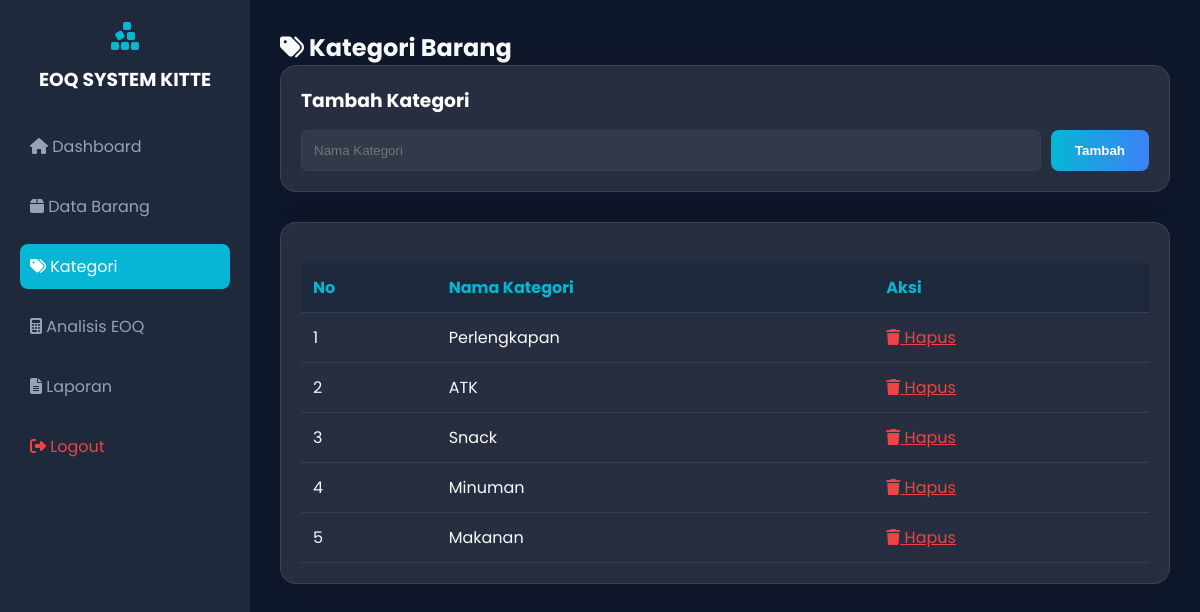
The page /kategori.php (signed in) on the database its author committed.
### tables this page shows
CREATE TABLE kategori (
    id_kategori INT AUTO_INCREMENT PRIMARY KEY,
    nama_kategori VARCHAR(50)
);

### kategori.php (the view, shortened to what this page needs)
<?php
include 'koneksi.php';
$kategori = mysqli_query($conn, "SELECT * FROM kategori ORDER BY id_kategori DESC");
?>
<!DOCTYPE html>
<html lang="id">
<head>
    <link rel="stylesheet" href="style.css">
    <link rel="stylesheet" href="https://cdnjs.cloudflare.com/ajax/libs/font-awesome/6.4.0/css/all.min.css">
</head>
<body>
    <div class="grid-container">
        <aside class="sidebar">
            <div style="text-align: center; margin-bottom: 30px;">
                <i class="fa-solid fa-cubes-stacked" style="font-size: 2rem; color: #06b6d4;"></i>
                <h3 style="margin-top: 10px; color: white;">EOQ SYSTEM KITTE</h3>
            </div>
            <ul>
                <li><a href="dashboard.php"><i class="fa-solid fa-house"></i> Dashboard</a></li>
                <li><a href="produk.php"><i class="fa-solid fa-box"></i> Data Barang</a></li>
                <li><a href="kategori.php" class="active"><i class="fa-solid fa-tags"></i> Kategori</a></li>
                <li><a href="eoq.php"><i class="fa-solid fa-calculator"></i> Analisis EOQ</a></li>
                <li><a href="laporan.php"><i class="fa-solid fa-file-lines"></i> Laporan</a></li>
                <li><a href="logout.php" style="color: #ef4444;"><i class="fa-solid fa-right-from-bracket"></i> Logout</a></li>
            </ul>
        </aside>
        <main class="content">
            <h2><i class="fa-solid fa-tags"></i> Kategori Barang</h2>
            <div class="glass-card" style="margin-bottom: 30px;">
                <h3 style="color: white; margin-bottom: 15px;">Tambah Kategori</h3>
                <form method="POST" style="display: flex; gap: 10px;">
                    <input type="text" name="nama_kategori" class="form-control" placeholder="Nama Kategori" required style="flex: 1;">
                    <button type="submit" name="tambah" class="btn-primary">Tambah</button>
                </form>
            </div>
            <div class="glass-card">
                <table>
                    <thead>
                        <tr>
                            <th>No</th>
                            <th>Nama Kategori</th>
                            <th>Aksi</th>
                        </tr>
                    </thead>
                    <tbody>
                        <?php $no = 1; while ($k = mysqli_fetch_assoc($kategori)): ?>
                        <tr>
                            <td><?= $no++; ?></td>
                            <td><?= $k['nama_kategori']; ?></td>
                            <td>
                                <a href="?hapus=<?= $k['id_kategori']; ?>" onclick="return confirm('Yakin hapus?')" style="color: #ef4444;"><i class="fa-solid fa-trash"></i> Hapus</a>
                            </td>
                        </tr>
                        <?php endwhile; ?>
                    </tbody>
                </table>
            </div>
        </main>
    </div>
</body>
</html>

### style.css (style rules this page uses)
:root { --primary: #0f172a; --accent: #06b6d4; --glass: rgba(255, 255, 255, 0.1); --text: #f8fafc; }
* { box-sizing: border-box; margin: 0; padding: 0; }
body { font-family: "Poppins", sans-serif; background: var(--primary); color: var(--text); overflow-x: hidden; }
.glass-card { background: var(--glass); backdrop-filter: blur(10px); border: 1px solid rgba(255, 255, 255, 0.1); border-radius: 16px; padding: 20px; box-shadow: 0 4px 30px rgba(0, 0, 0, 0.1); }
.btn-primary { background: linear-gradient(90deg, #06b6d4, #3b82f6); border: none; padding: 12px 24px; color: white; border-radius: 8px; font-weight: 600; cursor: pointer; transition: 0.3s; }
.grid-container { display: grid; grid-template-columns: 250px 1fr; min-height: 100vh; }
.sidebar { background: #1e293b; padding: 20px; }
.sidebar ul { list-style: none; margin-top: 30px; }
.sidebar li { margin-bottom: 15px; }
.sidebar a { color: #94a3b8; text-decoration: none; display: block; padding: 10px; border-radius: 8px; transition: 0.3s; }
.sidebar a:hover, .sidebar a.active { background: var(--accent); color: white; }
.content { padding: 30px; background: #0f172a; }
.form-control { width: 100%; padding: 12px; background: rgba(255, 255, 255, 0.05); border: 1px solid #334155; color: white; border-radius: 6px; }
table { width: 100%; border-collapse: collapse; margin-top: 20px; }
th, td { padding: 12px; text-align: left; border-bottom: 1px solid #334155; }
th { background: #1e293b; color: var(--accent); }

### rows shown on the page
kategori: nama_kategori "Perlengkapan"
kategori: nama_kategori "ATK"
kategori: nama_kategori "Snack"
kategori: nama_kategori "Minuman"
kategori: nama_kategori "Makanan"
